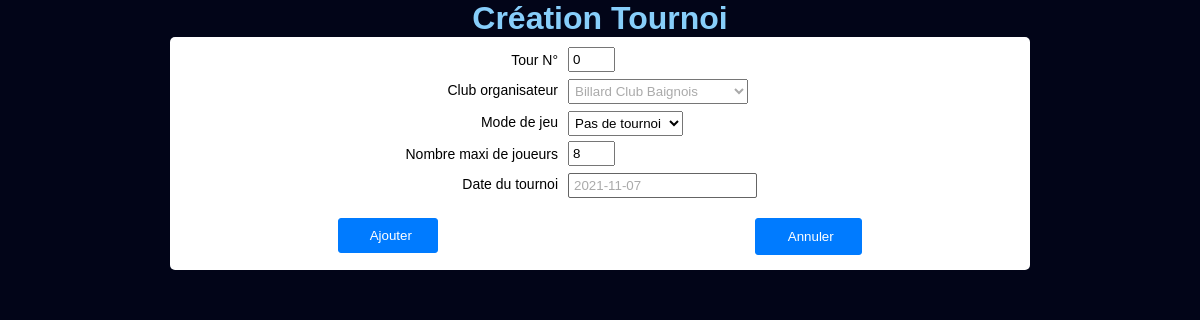
Page /admin-insc/admin_update_tourdejeu/106 (signed in) on the committed database.
### tournoi/models.py (models this page shows, shortened)
class TourDeJeu(models.Model):
    tour_nbr = models.PositiveSmallIntegerField(blank=True, null=True, verbose_name='Tour N°')
    lieu_organisation = models.ForeignKey(Club, on_delete=models.PROTECT)
    mode_jeu = models.ForeignKey(ModeJeux, default=ModeJeux.get_default_pk, blank=True, null=True, verbose_name='Mode de jeu', on_delete=models.PROTECT)
    nbr_maxi_joueur = models.PositiveSmallIntegerField(default=8, blank=True, null=True, verbose_name='Nombre maxi de joueur')
    nbr_inscrit = models.PositiveSmallIntegerField(default=0, blank=True, null=True, verbose_name="Nombre d'inscrit")
    nbr_inscrit_att = models.PositiveSmallIntegerField(default=0, blank=True, null=True, verbose_name="Nombre d'inscrit sur liste d'attente")
    date = models.DateField(auto_now=False, auto_now_add=False)
    class Meta:
        verbose_name_plural = "Tour de Jeux"
        ordering = ('date', 'lieu_organisation__short_name')

### administration/views.py (the view)
# urls.py: path('admin_update_tourdejeu/<int:pk>', views.TourdejeuUpdate, name='admin_update_tourdejeu'),
@login_required(login_url='../../accounts/login/')
def TourdejeuUpdate(request, pk):
    try:
        tourdejeu = TourDeJeu.objects.get(pk=pk)
    except TourDeJeu.DoesNotExist:
        return redirect('admin_index')
    form = TourdejeuForm(request.POST or None, instance=tourdejeu)
    if form.is_valid():
        form.save()
    return render(request, 'admin_update_tourdejeu.html', {'form':form})

### tournoi/models.py (called while the page is built)
    def __str__(self):
        return self.nom_club

    def __str__(self):
        return self.mode_jeux

### administration/templates/admin_update_tourdejeu.html (shortened to what this page needs)
{% extends 'popup.html' %}
{% load static %}
{% block content %}
<div class="col">
    <div class="row" style="justify-content:center">
        <h1>Création Tournoi</h1>
    </div>
    <div class="row" style="justify-content:center">
        <div class="tournoi" style="border-radius: 5px">
            <form method="post" enctype="multipart/form-data">
                <div class="col ">
                    <div class="row">
                        <div class="form-label">
                            <label>{{ form.tour_nbr.label }}</label>
                        </div>
                        <div>
                            {{ form.tour_nbr }}
                        </div>
                    </div>
                    <div class="row">
                        <div class="form-label">
                            <label>{{ form.lieu_organisation.label }}</label>
                        </div>
                        <div>
                            {{ form.lieu_organisation }}
                        </div>
                    </div>
                    <div class="row">
                        <div class="form-label">
                            <label>{{ form.mode_jeu.label }}</label>
                        </div>
                        <div>
                            {{ form.mode_jeu }}
                        </div>
                    </div>
                    <div class="row">
                        <div class="form-label">
                            <label>{{ form.nbr_maxi_joueur.label }}</label>
                        </div>
                        <div>
                            {{ form.nbr_maxi_joueur }}
                        </div>
                    </div>
                    <div class="row">
                        <div class="form-label">
                            <label>{{ form.date.label }}</label>
                        </div>
                        <div>
                            {{ form.date }}
                        </div>
                    </div>
                    <div class="div_submit" style="margin-top:15px">
                        <input type="submit" value="Ajouter" />
                        <a href="#" onclick="window.close();">
                            <input type="cancel" value="Annuler" />
                        </a>
                    </div>
                </div>
            </form>
        </div>
    </div>
</div>
{% endblock content %}

### static/css/style.css (style rules this page uses)
* { margin: 0px; padding: 0px; font-family: Avenir, sans-serif; }
html { font: 62.5% Arial, Helvetica, sans-serif; }
.popup_background { background-color: #020518; }
body { min-height: 100%; }
h1 { font-size: 32px; color: lightskyblue; }
.col { display: flex; flex-wrap: wrap; flex-direction: column; }
.row { display: flex; flex-wrap: nowrap; width: 100%; }
.connexion, .tournoi { width: 300px; background-color: white; padding: 10px; border-top-left-radius: 5px; border-top-right-radius: 5px; }
.tournoi { width: 70%; }
label { font-size: 12px; }
#id_date, #id_lieu_organisation { color:#aaaaaa; }

### static/css/form.css (style rules this page uses)
input[type=text], input[type=password], input[type=email], input[type=cancel], input[type=submit] { height: 25px; width:97%; border-radius: 5px; padding-left: 5px; margin-bottom: 15px; }
input[type=submit], input[type=cancel] { width: 100px; height: 35px; background-color: #007bff; color: white; font-weight: 400; border-radius: 3px; margin-bottom: 5px; border: 1px solid #007bff; text-align: center; }
.div_submit { width: 100%; display: flex; justify-content: space-around; }
.form-control, .form-select, input[type=text].form-control { margin-top: 2px; margin-bottom: 5px; padding: 2px; height: 25px; }
input[type=text].form-control { border-radius: 2px; border: 1px solid rgb(100, 100, 100); height: 19px; padding: 2px 2px 2px 5px; }
.form-check-input[type=number] { width: 20%; padding: 3px; margin-bottom: 5px; }
.form-label { display: flex; align-items: center; width: 45%; justify-content: flex-end; margin-right: 10px; height: 25px; }
.form-label > label { font-size: 14px; }

### rows in the picture
TourDeJeu: tour_nbr "0", lieu_organisation "Billard Club Baignois", mode_jeu "Pas de tournoi", nbr_maxi_joueur "8", date "2021-11-07"
